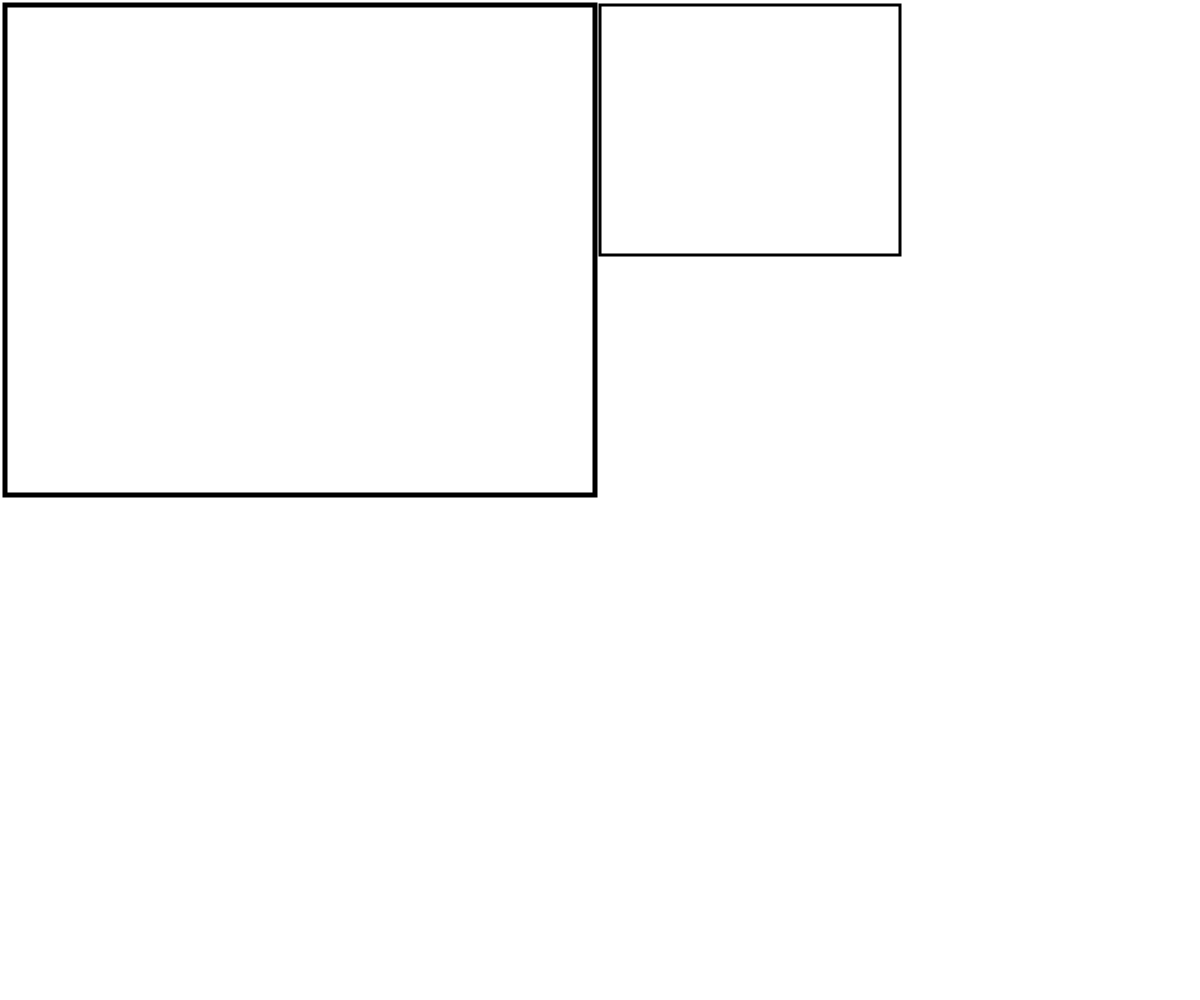
Frame 1 (no input)
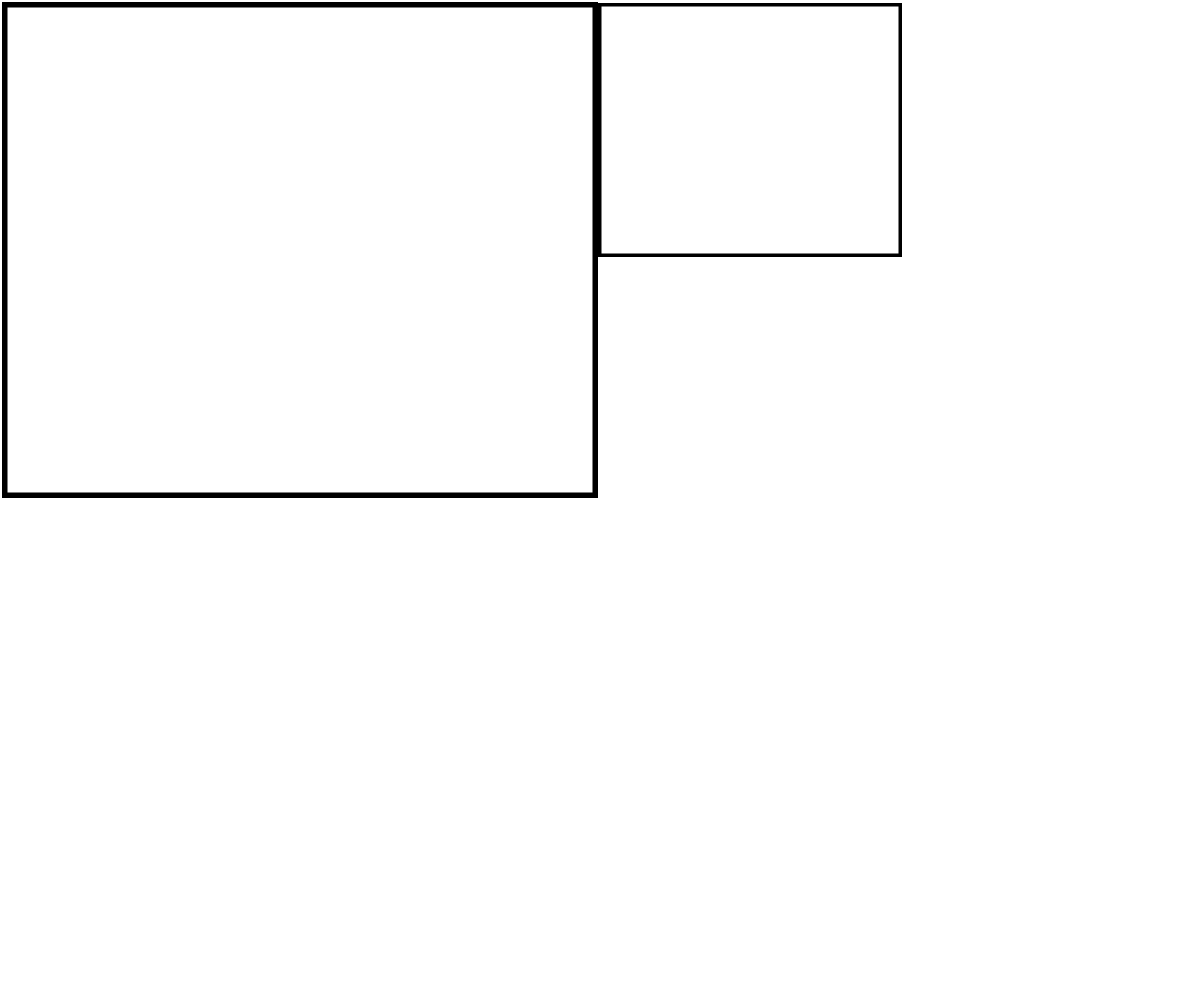
Frame 60 (no input)
Frame 120 (the mouse pressed at the canvas centre since frame 60): identical to frame 60, image omitted

The p5.js sketch that drew these frames (run headless with seeded random() and noise() and a simulated clock; from frame 60 on, the mouse is pressed at the canvas centre):

// p5.js sketch
// ── sketch.js



function setup() {
  createCanvas(windowWidth, windowHeight);
  
}

function draw() {
  drawFrameOne();
  drawFrameTwo();
}

function drawFrameOne() {

  push();
  strokeWeight(5);
  rect(5, 5, width / 2 - 10, height / 2 - 10);
  pop();

  
}

function drawFrameTwo() {
  push();
  strokeWeight(3);
  translate(width / 2, 5);
  rect(0, 0, width /4, height/ 4);
  pop();

}
